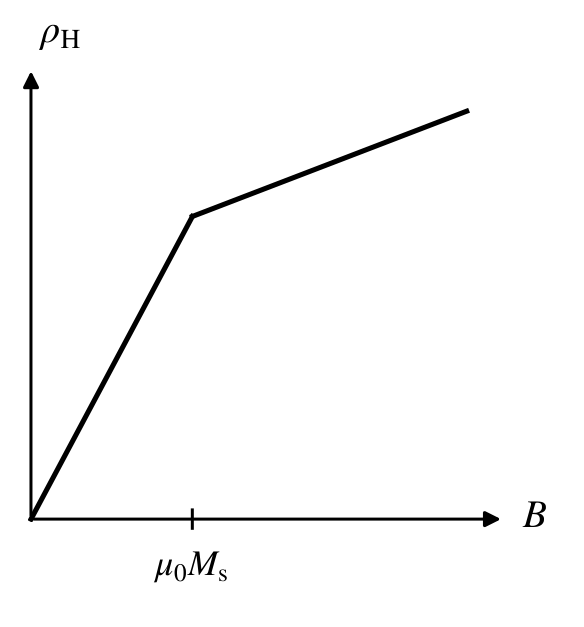

Source code (Python):
# -*- coding: utf-8 -*-
# 图 8.25 铁磁体霍尔电阻率示意：低场段斜率 ∝(R0+Re)，饱和(B>mu0 Ms)后斜率 ∝R0
import sys
sys.path.insert(0, r'E:\AI整理书籍\磁学\book\fig_src')
import matplotlib.pyplot as plt
from mplstyle import new_fig, save_fig

fig, ax = new_fig(2.7, 2.9)

# two straight segments
ax.plot([0, 1.0], [0, 2.3], 'k-', lw=1.7)
ax.plot([1.0, 2.7], [2.3, 3.1], 'k-', lw=1.7)

# axes with arrows through the origin
ax.annotate('', xy=(0, 3.45), xytext=(0, -0.02),
            arrowprops=dict(arrowstyle='-|>', lw=1.0, color='k'))
ax.annotate('', xy=(2.95, 0), xytext=(-0.02, 0),
            arrowprops=dict(arrowstyle='-|>', lw=1.0, color='k'))
ax.text(0.06, 3.55, r'$\rho_{\mathrm{H}}$', fontsize=13, ha='left', va='bottom')
ax.text(3.05, 0, r'$B$', fontsize=13, ha='left', va='center')

# saturation mark
ax.plot([1.0, 1.0], [-0.07, 0.07], 'k-', lw=1.0)
ax.text(1.0, -0.24, r'$\mu_0 M_{\mathrm{s}}$', fontsize=12, ha='center', va='top')

ax.set_xlim(-0.12, 3.35)
ax.set_ylim(-0.72, 3.85)
ax.axis('off')

fig.subplots_adjust(left=0.02, right=0.98, bottom=0.02, top=0.98)
save_fig(fig, 'ch8', 'fig8_25')
